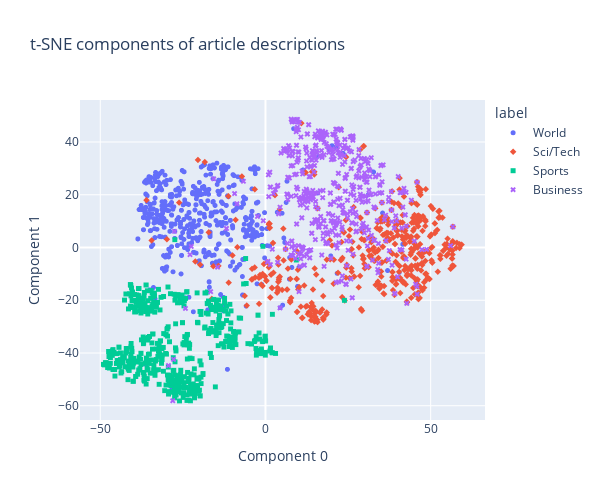

The cell this chart's notebook holds for it:
### Markdown cell above
### Explore Visually

### Code cell
# get embeddings for all article descriptions
embeddings = [embedding_from_string(string) for string in article_descriptions]
# compress the 2048-dimensional embeddings into 2 dimensions using t-SNE
tsne_components = tsne_components_from_embeddings(embeddings)
# get the article labels for coloring the chart
labels = df["label"].tolist()

create_chart_from_components(
    components=tsne_components,
    labels=labels,
    strings=article_descriptions,
    width=600,
    height=500,
    title="t-SNE components of article descriptions",
)

### Figure 1 — Plotly figure (JSON) as saved in the notebook; plotly's stock layout.template omitted (floating-point values rounded to 4 significant figures; data arrays with more than 128 entries replaced by an {"elided": "..."} marker saying what was removed)
{"data": [{"customdata": {"elided": "520x1 str values"}, "hovertemplate": "label=World<br>Component 0=%{x}<br>Component 1=%{y}<br>string=%{customdata[0]}<extra></extra>", "legendgroup": "World", "marker": {"color": "#636efa", "size": 5, "symbol": "circle"}, "mode": "markers", "name": "World", "showlegend": true, "type": "scattergl", "x": {"elided": "520 float values"}, "xaxis": "x", "y": {"elided": "520 float values"}, "yaxis": "y"}, {"customdata": {"elided": "478x1 str values"}, "hovertemplate": "label=Sci/Tech<br>Component 0=%{x}<br>Component 1=%{y}<br>string=%{customdata[0]}<extra></extra>", "legendgroup": "Sci/Tech", "marker": {"color": "#EF553B", "size": 5, "symbol": "diamond"}, "mode": "markers", "name": "Sci/Tech", "showlegend": true, "type": "scattergl", "x": {"elided": "478 float values"}, "xaxis": "x", "y": {"elided": "478 float values"}, "yaxis": "y"}, {"customdata": {"elided": "491x1 str values"}, "hovertemplate": "label=Sports<br>Component 0=%{x}<br>Component 1=%{y}<br>string=%{customdata[0]}<extra></extra>", "legendgroup": "Sports", "marker": {"color": "#00cc96", "size": 5, "symbol": "square"}, "mode": "markers", "name": "Sports", "showlegend": true, "type": "scattergl", "x": {"elided": "491 float values"}, "xaxis": "x", "y": {"elided": "491 float values"}, "yaxis": "y"}, {"customdata": {"elided": "511x1 str values"}, "hovertemplate": "label=Business<br>Component 0=%{x}<br>Component 1=%{y}<br>string=%{customdata[0]}<extra></extra>", "legendgroup": "Business", "marker": {"color": "#ab63fa", "size": 5, "symbol": "x"}, "mode": "markers", "name": "Business", "showlegend": true, "type": "scattergl", "x": {"elided": "511 float values"}, "xaxis": "x", "y": {"elided": "511 float values"}, "yaxis": "y"}], "layout": {"height": 500, "legend": {"title": {"text": "label"}, "tracegroupgap": 0}, "title": {"text": "t-SNE components of article descriptions"}, "width": 600, "xaxis": {"anchor": "y", "domain": [0, 1], "title": {"text": "Component 0"}}, "yaxis": {"anchor": "x", "domain": [0, 1], "title": {"text": "Component 1"}}}}
